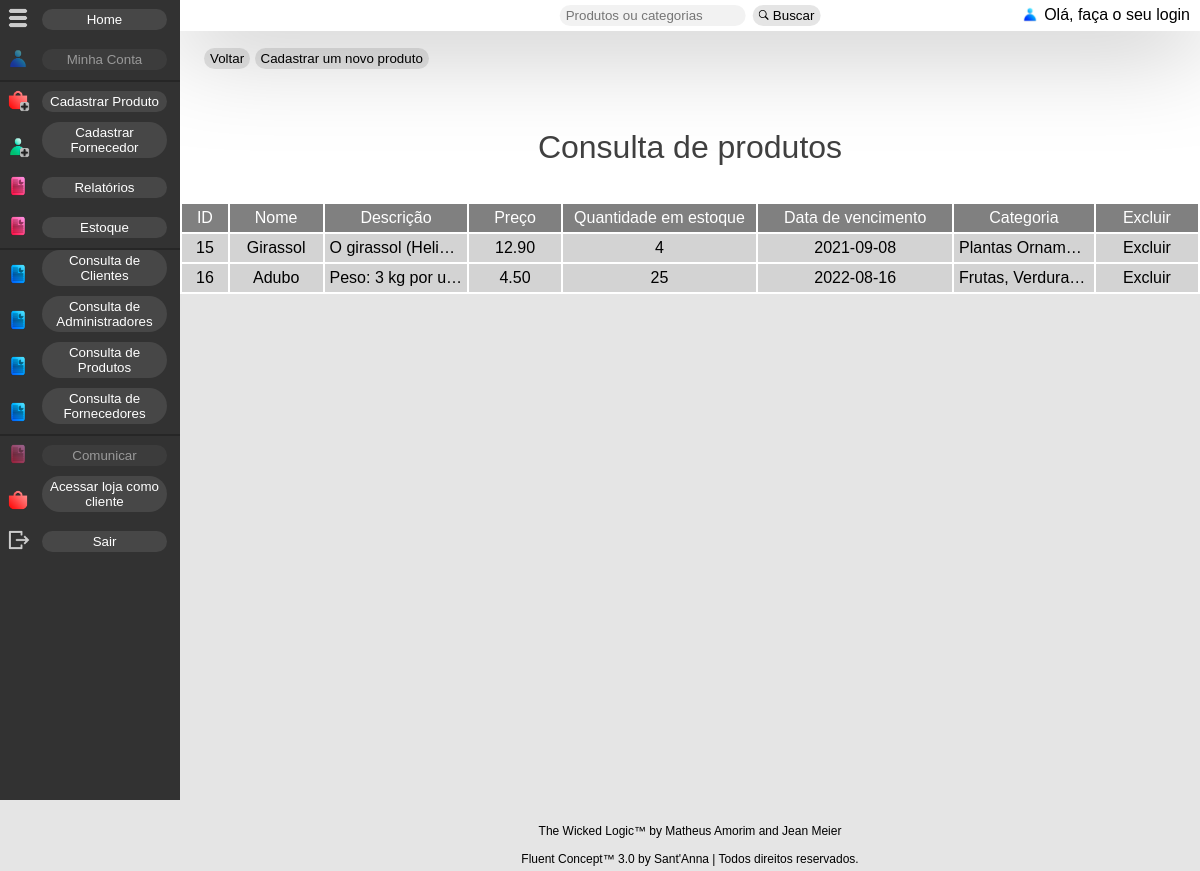
/sa/consulta_produtos.php, run on the app's committed database.
### tables this page shows
CREATE TABLE `tb_produtos` (
  `id_produtos` int(10) UNSIGNED NOT NULL,
  `nome_produtos` varchar(45) NOT NULL,
  `descricao_produtos` text NOT NULL,
  `preco_produtos` decimal(5,2) UNSIGNED NOT NULL,
  `quantidade_produtos` int(10) UNSIGNED NOT NULL,
  `vencimento_produtos` date NOT NULL,
  `categoria_produtos` char(34) NOT NULL,
  `tb_imagens_id_imagens` int(10) UNSIGNED DEFAULT NULL,
  `tb_fornecedores_id_fornecedores` int(10) UNSIGNED NOT NULL
);

### sa/consulta_produtos.php (the view, shortened to what this page needs)
<!DOCTYPE html>
<html lang="pt">
<head>
    <link rel="stylesheet" href="css/style-default.css">
</head>
<body>
    <?php include "header_adm.php";?>
    <main>
        <div class="consulta">
            <?php
                require_once 'funcoes/conexao.php';
                mysqli_query($conexao,"set names 'utf8'");
                $resultado = mysqli_query($conexao,"select id_produtos, nome_produtos, descricao_produtos, preco_produtos, quantidade_produtos, vencimento_produtos, categoria_produtos from tb_produtos");
            ?>
            <div class="pagina_consulta">
                <div class="buttons_superior">
                    <button onclick="history.go(-1);" type="button">Voltar</button>
                    <button onclick="location.href = 'cadastro_produtos.php';" type="button">Cadastrar um novo produto</button>
                </div>
                <h1>Consulta de produtos</h1>
                <table>
                    <tr>
                        <th>ID</th>
                        <th>Nome</th>
                        <th>Descrição</th>
                        <th>Preço</th>
                        <th>Quantidade em estoque</th>
                        <th>Data de vencimento</th>
                        <th>Categoria</th>
                        <th>Excluir</th>
                    </tr>
                    <?php
                        while($registro_cadastro=mysqli_fetch_array($resultado)){
                            $id_produtos = $registro_cadastro["id_produtos"];
                            $nome_produtos = $registro_cadastro["nome_produtos"];
                            $descricao_produtos = $registro_cadastro["descricao_produtos"];
                            $preco_produtos = $registro_cadastro["preco_produtos"];
                            $quantidade_produtos = $registro_cadastro["quantidade_produtos"];
                            $vencimento_produtos = $registro_cadastro["vencimento_produtos"];
                            $categoria_produtos = $registro_cadastro["categoria_produtos"];
                    ?>
                    <tr>
                        <td><?php echo $id_produtos ?></td>
                        <td><?php echo $nome_produtos ?></td>
                        <td><?php echo $descricao_produtos ?></td>
                        <td><?php echo $preco_produtos; ?></td>
                        <td><?php echo $quantidade_produtos ?></td>
                        <td><?php echo $vencimento_produtos ?></td>
                        <td><?php echo $categoria_produtos ?></td>
                        <td>
                            <a title="Clique para excluir" onclick = "apagar('<?php echo $registro_cadastro['id_produtos']?>');">
                                Excluir
                            </a>
                        </td>
                    </tr>
                    <?php
                        }
                    ?>
                </table>
            </div>
        </div>
        <?php include "footer.php";?>
    </main>
</body>
</html>

### sa/css/style-default.css (style rules this page uses)
* { font-family: Arial, Helvetica, sans-serif; font-weight: normal; padding: 0; margin: 0; list-style: none; text-decoration: none; }
body { background-color: rgba(0, 0, 0, 0.1); }
a { color: black; }
button { width: auto; background-color: rgba(0, 0, 0, 0.1); border: 0; border-radius: 50px; padding: 3px 6px 3px 6px; }
.buttons_superior { padding: 24px 0 24px 24px; }
.consulta { background-color: white; }
.pagina_consulta { width: 100%; }
.pagina_consulta h1 { width: 100%; color: rgba(0, 0, 0, 0.75); padding: 36px 0 36px 0; text-align: center; overflow: hidden; text-overflow: ellipsis; display: -webkit-box; -webkit-line-clamp: 1; -webkit-box-orient: vertical; }
.pagina_consulta table { width: 100%; }
.pagina_consulta th { background-color: gray; padding: 5px; color: white; max-width: 100px; overflow: hidden; text-overflow: ellipsis; white-space: nowrap; }
.pagina_consulta td { background-color: lightgray; padding: 5px; max-width: 1px; text-align: center; overflow: hidden; text-overflow: ellipsis; white-space: nowrap; }

### sa/header_adm.php (style rules this page uses)
main { margin-left: 180px; padding-top: 24px; }

### data on the page
tb_produtos: id_produtos "15", nome_produtos "Girassol", descricao_produtos "O girassol (Heli…", preco_produtos "12.90", quantidade_produtos "4", vencimento_produtos "2021-09-08", categoria_produtos "Plantas Ornam…"
tb_produtos: id_produtos "16", nome_produtos "Adubo", descricao_produtos "Peso: 3 kg por u…", preco_produtos "4.50", quantidade_produtos "25", vencimento_produtos "2022-08-16", categoria_produtos "Frutas, Verdura…"
